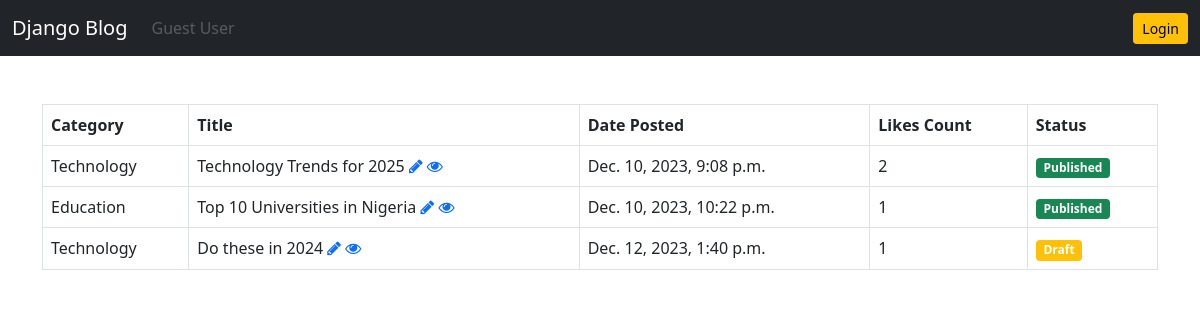
Page /post/all-posts/ on the earlier database version.
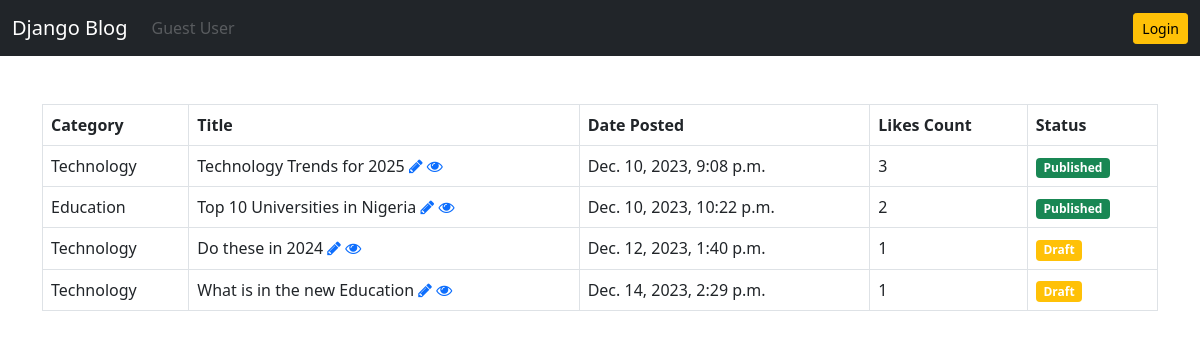
Same page on the later database version.
### post/models.py (models this page shows)
class Post(models.Model):
    category = models.ForeignKey(Category, on_delete=models.DO_NOTHING)
    author = models.ForeignKey(User, on_delete=models.CASCADE)
    title = models.CharField(max_length=255)
    description = RichTextField()
    is_published = models.BooleanField(default=True)
    date_created = models.DateTimeField(auto_now_add=True)
    last_updated = models.DateTimeField(auto_now=True)
    likes = models.PositiveIntegerField(default=0)
    slug = models.SlugField(unique=True)

class Category(models.Model):
    title = models.CharField(max_length=255, unique=True)
    def __str__(self):
        return self.title

### post/views.py (the view)
# urls.py: path('all-posts/', all_posts, name='all-posts'),
def all_posts(request):
    posts = Post.objects.all()
    context = {'posts':posts}
    return render(request, 'post/all_posts.html', context)

### templates/post/all_posts.html
{% extends 'base.html' %}
{% block content %}
<table class="table table-bordered">
    <thead>
        <tr>
            <th scope="col">Category</th>
            <th scope="col">Title</th>
            <th scope="col">Date Posted</th>
            <th scope="col">Likes Count</th>
            <th scope="col">Status</th>
        </tr>
    </thead>
    <tbody>
        {% for post in posts %}
        <tr>
            <td>{{post.category}}</td>
            <td>{{post.title}} <a href="{% url 'update-post' post.slug %}">
                <i class="fa fa-pencil"></i></a>
                <a href="{% url 'post-details' post.slug %}">
                    <i class="fa fa-eye"></i></a>
            </td>
            <td>{{post.date_created}}</td>
            <td>{{post.likes}}</td>
            {% if post.is_published %}
            <td><span class="badge bg-success">Published</span></td>
            {% else %}
            <td><span class="badge bg-warning">Draft</span></td>
            {% endif %}
        </tr>
        {% endfor %}
    </tbody>
</table>
{% endblock content %}

### templates/base.html (shortened to what this page needs)
<!doctype html>
<html lang="en">
<head>
    <link href="https://cdn.jsdelivr.net/npm/bootstrap@5.0.2/dist/css/bootstrap.min.css" rel="stylesheet"
>
    <link rel="stylesheet" href="https://cdnjs.cloudflare.com/ajax/libs/font-awesome/4.7.0/css/font-awesome.min.css">
</head>
<body>
    <nav class="navbar navbar-expand-lg navbar-dark bg-dark">
        <div class="container-fluid">
            <a class="navbar-brand" href="/">Django Blog</a>
            <div class="collapse navbar-collapse" id="navbarSupportedContent">
                <ul class="navbar-nav me-auto mb-2 mb-lg-0">
                    <li class="nav-item">
                        {% if request.user.is_authenticated  %}
                        <a class="nav-link disabled" href="#" tabindex="-1" aria-disabled="true">{{user.username}}</a>
                        {% else %}
                        <a class="nav-link disabled" href="#" tabindex="-1" aria-disabled="true">Guest User</a>
                        {% endif %}
                    </li>
                </ul>
                {% if request.user.is_authenticated %}
                <a href="{% url 'logout' %}" class="btn btn-warning btn-sm">Logout</a>
                {% else %}
                <a href="{% url 'login' %}" class="btn btn-warning btn-sm">Login</a>
                {% endif %}
            </div>
        </div>
    </nav>
    <div class="container mt-5">
        {% block content %}
        {% endblock content %}
    </div>
</body>
</html>

Differences in the rows shown:
changed Post "Technology Trends for 2025": likes "2" → "3"
changed Post "Top 10 Universities in Nigeria": likes "1" → "2"
added Post: category "Technology", title "What is in the new Education", date_created "Dec. 14, 2023, 2:29 p.m.", likes "1", is_published "Draft"
